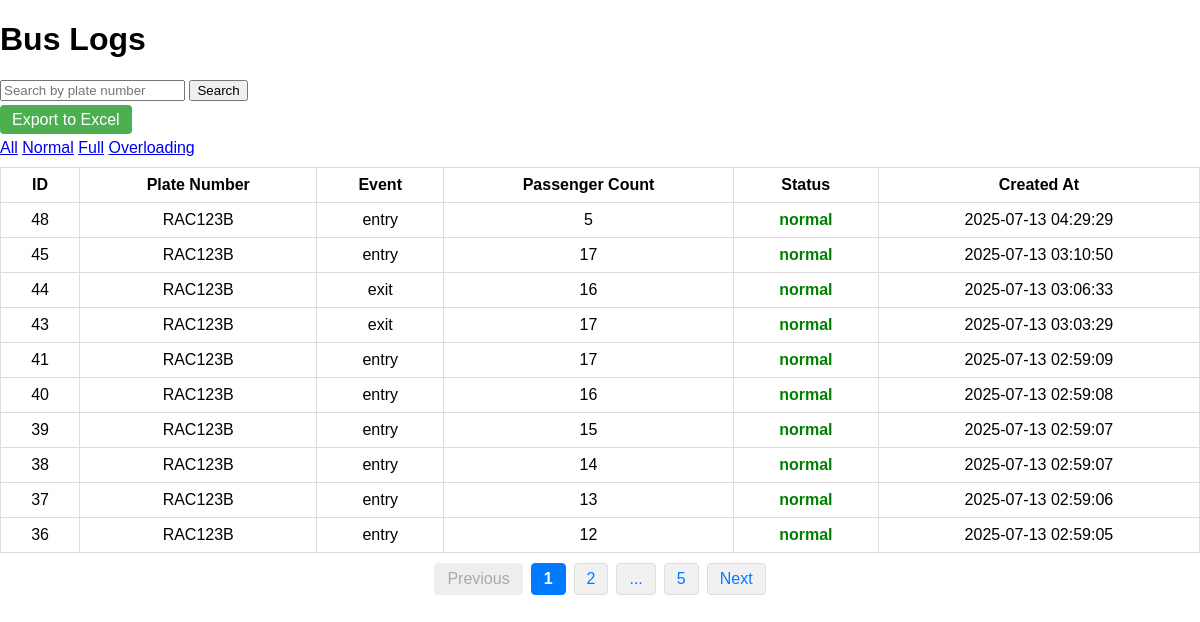
The page /admin/view_logs.php?filter=normal on the database its author committed.
### tables this page shows
CREATE TABLE `bus_logs` (
  `id` int(11) NOT NULL,
  `bus_id` int(11) DEFAULT NULL,
  `event` varchar(50) DEFAULT NULL,
  `passenger_count` int(11) DEFAULT NULL,
  `status` varchar(50) DEFAULT NULL,
  `created_at` datetime DEFAULT current_timestamp()
);

CREATE TABLE `buses` (
  `bus_id` int(11) NOT NULL,
  `plate_number` varchar(20) NOT NULL,
  `capacity` int(11) DEFAULT 18,
  `status` varchar(20) DEFAULT 'active',
  `driver_id` int(11) DEFAULT NULL
);

### admin/view_logs.php (the view, shortened to what this page needs)
<?php
require_once '../database/db.php';
$search = $_GET['search'] ?? '';
$filter = $_GET['filter'] ?? '';
$page = isset($_GET['page']) && is_numeric($_GET['page']) ? (int)$_GET['page'] : 1;
$logsPerPage = 10;
$offset = ($page - 1) * $logsPerPage;
$where = "WHERE 1";
$params = [];
if (in_array($filter, ['normal', 'full', 'overloading'])) {
    $where .= " AND bl.status = ?";
    $params[] = $filter;
}
$countStmt = $conn->prepare("
    SELECT COUNT(*) FROM bus_logs bl
    JOIN buses b ON bl.bus_id = b.bus_id
    $where
");
$countStmt->execute($params);
$totalLogs = $countStmt->fetchColumn();
$totalPages = ceil($totalLogs / $logsPerPage);
$sql = "
    SELECT bl.id, b.plate_number, bl.event, bl.passenger_count, bl.status, bl.created_at
    FROM bus_logs bl
    JOIN buses b ON bl.bus_id = b.bus_id
    $where
    ORDER BY bl.created_at DESC
    LIMIT $logsPerPage OFFSET $offset
";
$stmt = $conn->prepare($sql);
$stmt->execute($params);
$logs = $stmt->fetchAll(PDO::FETCH_ASSOC);
?>
<!DOCTYPE html>
<html lang="en">
<head>
<link rel="stylesheet" href="../assets/style.css" />
</head>
<body>
<h1>Bus Logs</h1>
<form method="get" class="search">
    <input type="text" name="search" placeholder="Search by plate number" value="<?= htmlspecialchars($search) ?>" />
    <input type="submit" value="Search" />
</form>
<div class="export">
    <a href="export_logs.php?<?= http_build_query(['search' => $search, 'filter' => $filter]) ?>"
       style="padding:6px 12px; background:#4CAF50; color:white; text-decoration:none; border-radius:4px;">
       Export to Excel
    </a>
</div>
<div class="filters">
    <a href="?">All</a>
    <a href="?filter=normal<?= $search ? '&search=' . urlencode($search) : '' ?>">Normal</a>
    <a href="?filter=full<?= $search ? '&search=' . urlencode($search) : '' ?>">Full</a>
    <a href="?filter=overloading<?= $search ? '&search=' . urlencode($search) : '' ?>">Overloading</a>
</div>
<div class="table-responsive">
<table>
<thead>
    <tr>
        <th>ID</th>
        <th>Plate Number</th>
        <th>Event</th>
        <th>Passenger Count</th>
        <th>Status</th>
        <th>Created At</th>
    </tr>
</thead>
<tbody>
<?php if ($logs): ?>
    <?php foreach ($logs as $log): ?>
        <?php
            $statusClass = '';
            if ($log['status'] == 'normal') $statusClass = 'status-normal';
            elseif ($log['status'] == 'full') $statusClass = 'status-full';
            elseif ($log['status'] == 'overloading') $statusClass = 'status-overloading';
        ?>
        <tr>
            <td><?= htmlspecialchars($log['id']) ?></td>
            <td><?= htmlspecialchars($log['plate_number']) ?></td>
            <td><?= htmlspecialchars($log['event']) ?></td>
            <td><?= htmlspecialchars($log['passenger_count']) ?></td>
            <td class="<?= $statusClass ?>"><?= htmlspecialchars($log['status']) ?></td>
            <td><?= htmlspecialchars($log['created_at']) ?></td>
        </tr>
    <?php endforeach; ?>
<?php else: ?>
    <tr><td colspan="6">No logs found.</td></tr>
<?php endif; ?>
</tbody>
</table>
</div>
<div class="pagination">
    <?php if ($totalPages > 1): ?>
        <?php
        $queryBase = '?';
        if ($filter) $queryBase .= 'filter=' . urlencode($filter) . '&';
        $start = max(1, $page - 1);
        $end = min($totalPages, $page + 1);
        ?>
        <?php if ($page > 1): ?>
            <a href="<?= $queryBase . 'page=' . ($page-1) ?>">Previous</a>
        <?php else: ?>
            <span class="disabled">Previous</span>
        <?php endif; ?>
        <a href="<?= $queryBase . 'page=1' ?>" <?= $page==1 ? 'class="active"' : '' ?>>1</a>
        <?php
        for ($p = $start; $p <= $end; $p++) {
            if ($p != 1 && $p != $totalPages) {
                echo '<a href="' . $queryBase . 'page=' . $p . '"' . ($p==$page ? ' class="active"' : '') . '>' . $p . '</a>';
            }
        }
        ?>
        <?php if ($end < $totalPages - 1): ?>
            <span>...</span>
        <?php endif; ?>
        <?php if ($totalPages > 1): ?>
            <a href="<?= $queryBase . 'page=' . $totalPages ?>" <?= $page==$totalPages ? 'class="active"' : '' ?>><?= $totalPages ?></a>
        <?php endif; ?>
        <?php if ($page < $totalPages): ?>
            <a href="<?= $queryBase . 'page=' . ($page+1) ?>">Next</a>
        <?php else: ?>
            <span class="disabled">Next</span>
        <?php endif; ?>
    <?php endif; ?>
</div>
</body>
</html>

### assets/style.css (style rules this page uses)
body { font-family:sans-serif; margin:20px; }
table { border-collapse:collapse; }
td,th { border:1px solid #ccc; padding:5px; }
body { margin: 0; font-family: Arial, sans-serif; }

### admin/view_logs.php (style rules this page uses)
.table-responsive { width: 100%; overflow-x: auto; }
table { border-collapse: collapse; width: 100%; min-width: 700px; background: #fff; }
th, td { padding: 8px 12px; border: 1px solid #ddd; text-align: center; }
.status-normal { color: green; font-weight: bold; }
.filters, .pagination, .search { margin: 10px 0; }
.pagination { display: flex; flex-wrap: wrap; gap: 4px; justify-content: center; }
.pagination a, .pagination span { padding: 6px 12px; background: #f1f1f1; color: #007bff; border-radius: 4px; text-decoration: none; border: 1px solid #ddd; transition: background 0.2s, color 0.2s; margin: 0 2px; }
.pagination a:hover, .pagination a.active, .pagination a[style*='font-weight:bold'] { background: #007bff; color: #fff; font-weight: bold; border-color: #007bff; }
.pagination .disabled { pointer-events: none; color: #aaa; background: #eee; border-color: #eee; }

### rows shown on the page
bus_logs: id "48", bus.plate_number "RAC123B", event "entry", passenger_count "5", status "normal", created_at "2025-07-13 04:29:29"
bus_logs: id "45", bus.plate_number "RAC123B", event "entry", passenger_count "17", status "normal", created_at "2025-07-13 03:10:50"
bus_logs: id "44", bus.plate_number "RAC123B", event "exit", passenger_count "16", status "normal", created_at "2025-07-13 03:06:33"
bus_logs: id "43", bus.plate_number "RAC123B", event "exit", passenger_count "17", status "normal", created_at "2025-07-13 03:03:29"
bus_logs: id "41", bus.plate_number "RAC123B", event "entry", passenger_count "17", status "normal", created_at "2025-07-13 02:59:09"
bus_logs: id "40", bus.plate_number "RAC123B", event "entry", passenger_count "16", status "normal", created_at "2025-07-13 02:59:08"
bus_logs: id "39", bus.plate_number "RAC123B", event "entry", passenger_count "15", status "normal", created_at "2025-07-13 02:59:07"
bus_logs: id "38", bus.plate_number "RAC123B", event "entry", passenger_count "14", status "normal", created_at "2025-07-13 02:59:07"
bus_logs: id "37", bus.plate_number "RAC123B", event "entry", passenger_count "13", status "normal", created_at "2025-07-13 02:59:06"
bus_logs: id "36", bus.plate_number "RAC123B", event "entry", passenger_count "12", status "normal", created_at "2025-07-13 02:59:05"

### other values the page prints
$totalPages "5"
